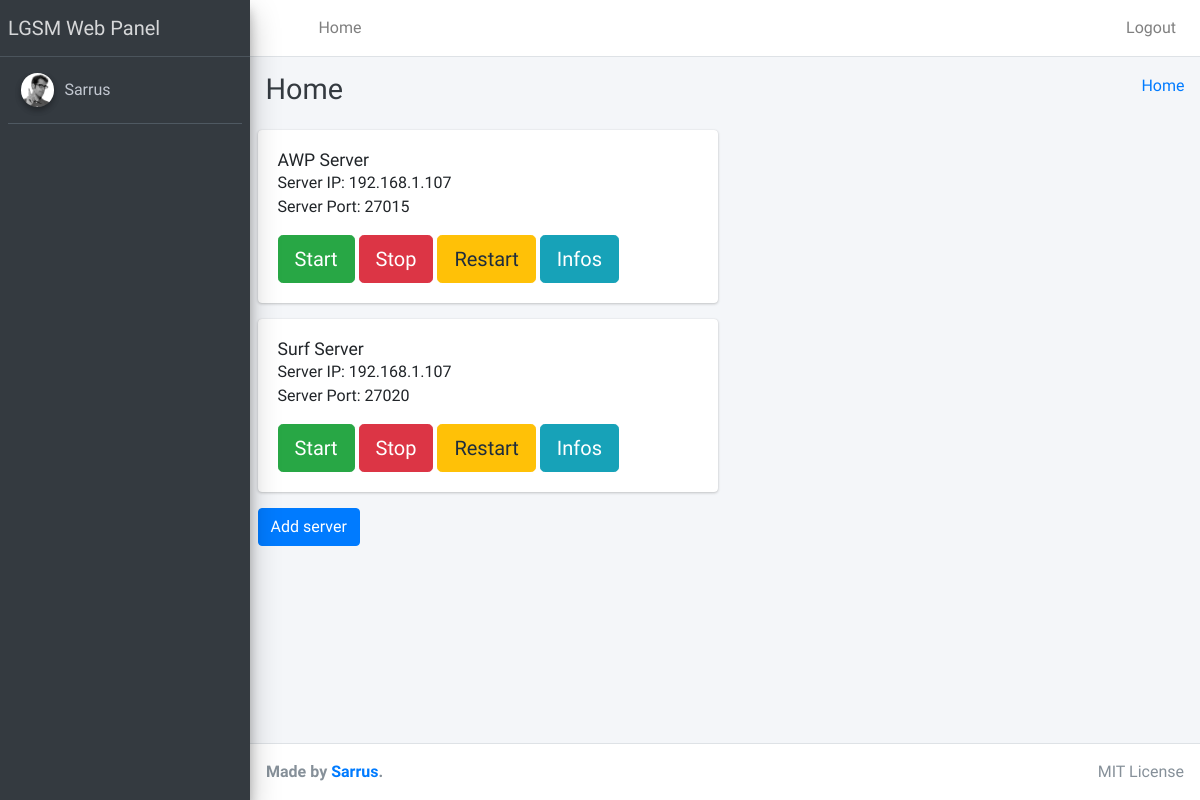
Before: / (signed in) with the older database file.
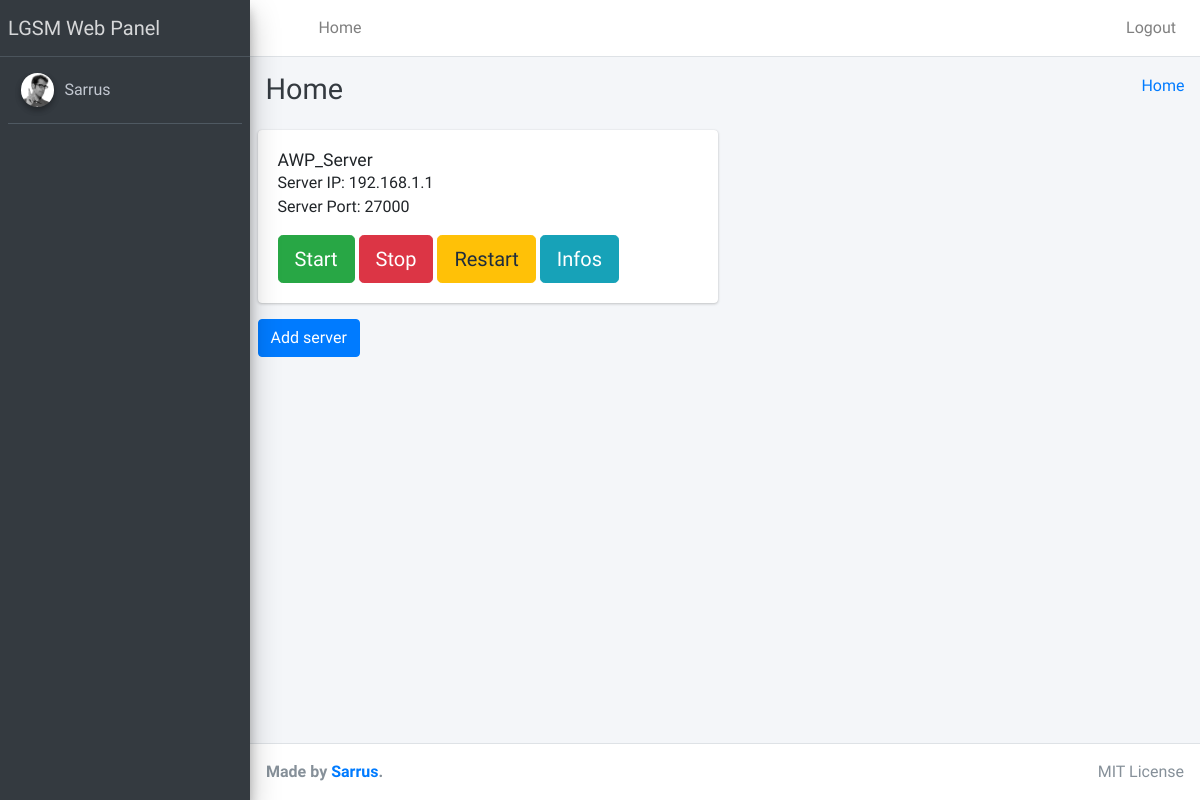
After: the same page with the newer database file.
### webpanel/models.py (models this page shows, shortened)
class Server(models.Model):
    Name = models.CharField(max_length=100)
    IP= models.CharField(max_length=15)
    Port= models.CharField(max_length=5)
    User = models.CharField(max_length=100)
    Password = models.CharField(max_length=100)

### webpanel/views.py (the view)
# urls.py: path('', views.index, name='webpanel-index'),
@login_required
def index(request):
    context= {
        'servers': Server.objects.all()
    }
    return render(request, 'webpanel/index.html', context)

### webpanel/templates/webpanel/index.html
{% extends 'webpanel/base.html' %}
{% block content %}
<div class="content-wrapper">
  <div class="content-header">
    <div class="container-fluid">
      <div class="row mb-2">
        <div class="col-sm-6">
          <h1 class="m-0 text-dark">Home</h1>
        </div>
        <div class="col-sm-6">
          <ol class="breadcrumb float-sm-right">
            <li class="breadcrumb-item"><a href="#">Home</a></li>
          </ol>
        </div>
      </div>
    </div>
  </div>
  <div class="container-fluid">
    <div class="row">
      <div class="col-sm-6">
      {% for server in servers %}
        <div class="card">
          <div class="card-body">
            <h1 class="card-title">{{server.Name}}</h1>
            <p class="card-text">
              Server IP: {{server.IP}} <br>
              Server Port: {{server.Port}} <br>
            </p>
            <button type="button" class="btn btn-success btn-lg">Start</button>
            <button type="button" class="btn btn-danger btn-lg">Stop</button>
            <button type="button" class="btn btn-warning btn-lg">Restart</button>
            <button type="button" class="btn btn-info btn-lg">Infos</button>
          </div>
        </div>
        {% endfor %}
      </div>
    </div>
    <div class="row">
      <div class="col-12">
        <button type="button" class="btn btn-primary float-left" onclick="location.href = 'newserver';">
          Add server
        </button>
      </div>
    </div>
  </div>
</div>
{% endblock content %}

### webpanel/templates/webpanel/base.html (shortened to what this page needs)
{% load static%}
<!DOCTYPE html>
<html lang="en">
  <head>
    <link rel="stylesheet" href="{% static 'plugins/fontawesome-free/css/all.min.css' %}">
    <link rel="stylesheet" href="{% static 'dist/css/adminlte.min.css' %}">
  </head>
  <body class="hold-transition sidebar-mini">
    <div class="wrapper">
      <nav class="main-header navbar navbar-expand navbar-white navbar-light">
        <ul class="navbar-nav">
          <li class="nav-item">
            <a class="nav-link" data-widget="pushmenu" data-enable-remember="true" href="#" role="button"><i class="fas fa-bars"></i></a>
          </li>
          <li class="nav-item d-none d-sm-inline-block">
            <a href="#" class="nav-link">Home</a>
          </li>
        </ul>
        <ul class="navbar-nav ml-auto">
          {% if user.is_authenticated %}
          <li>
            <a href="{% url 'logout' %}" class="nav-link">Logout</a>
          </li>
          {% endif %}
        </ul>
      </nav>
      <aside class="main-sidebar sidebar-dark-primary elevation-4">
        <a href="" class="brand-link">
          <span class="brand-text font-weight-light">LGSM Web Panel</span>
        </a>
        <div class="sidebar">
          <div class="user-panel mt-3 pb-3 mb-3 d-flex">
            <div class="image">
              <img src="{% static 'dist/img/user2-160x160.jpg' %}" class="img-circle elevation-2" alt="User Image">
            </div>
            <div class="info">
              <a href="#" class="d-block">Sarrus</a>
            </div>
          </div>
        </div>
      </aside>
      {% block content %}{% endblock %}
      <footer class="main-footer">
        <div class="float-right d-none d-sm-inline">
          MIT License
        </div>
        <strong>Made by <a href="#">Sarrus</a>.</strong>
      </footer>
    </div>
  </body>
</html>

Changed rows visible on the page:
removed Server: Name "AWP Server", IP "192.168.1.107", Port "27015"
removed Server: Name "Surf Server", IP "192.168.1.107", Port "27020"
added Server: Name "AWP_Server", IP "192.168.1.1", Port "27000"
